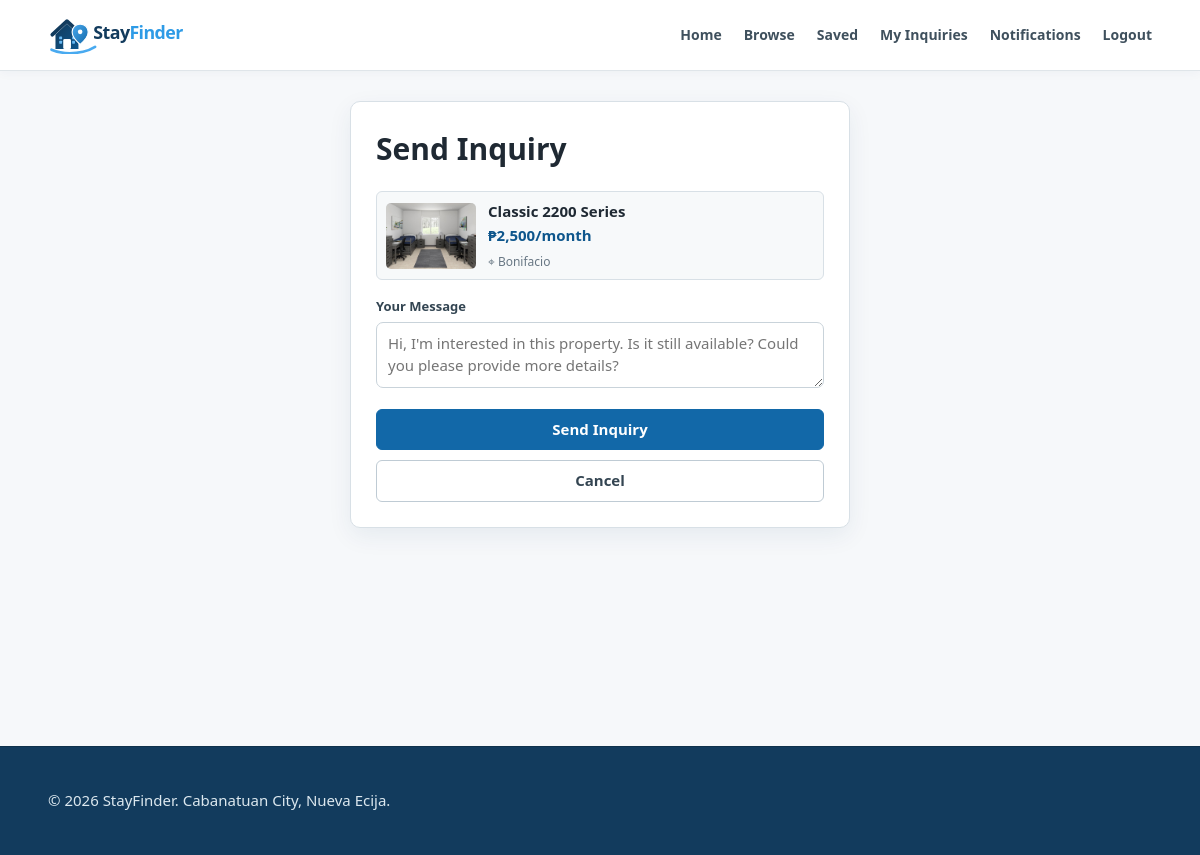
Screenshot of /inquiry.php?property_id=2 (signed in) with the database file from the repository.
### tables this page shows
CREATE TABLE `properties` (
  `id` int(10) UNSIGNED NOT NULL,
  `owner_id` int(10) UNSIGNED NOT NULL,
  `title` varchar(150) NOT NULL,
  `property_type` enum('apartment','dorm','boarding_house') NOT NULL,
  `location` varchar(255) NOT NULL,
  `price` decimal(10,2) NOT NULL,
  `capacity` int(10) UNSIGNED NOT NULL,
  `gender_preference` enum('female_only','male_only','mixed') NOT NULL,
  `electricity_included` tinyint(1) NOT NULL DEFAULT 0,
  `wifi_available` tinyint(1) NOT NULL DEFAULT 0,
  `curfew` tinyint(1) NOT NULL DEFAULT 0,
  `transportation` varchar(255) DEFAULT NULL,
  `rules` text DEFAULT NULL,
  `description` text DEFAULT NULL,
  `status` enum('pending','approved','rejected') NOT NULL DEFAULT 'pending',
  `availability_status` enum('available','unavailable') NOT NULL DEFAULT 'available',
  `created_at` timestamp NULL DEFAULT current_timestamp(),
  `updated_at` timestamp NULL DEFAULT current_timestamp() ON UPDATE current_timestamp(),
  `listing_expires_at` datetime DEFAULT NULL,
  `last_renewed_at` datetime DEFAULT NULL,
  `renewal_count` int(10) UNSIGNED NOT NULL DEFAULT 0
);

### config/app.php (called while the page is built, shortened)
<?php
function base_url(string $path = ''): string
{
    return BASE_URL . ($path !== '' ? '/' . ltrim($path, '/') : '');
}
function property_image_url(?string $storedPath): string
{
    $path = trim((string)$storedPath);
    $path = str_replace('\\', '/', $path);
    $path = ltrim($path, '/');
    $path = preg_replace('~^(?:\./)+~', '', $path) ?? $path;
    $absolute = dirname(__DIR__) . '/' . $path;
    return base_url($path);
}

### inquiry.php (the view, shortened to what this page needs)
<?php
require_once 'config/database.php'; require_once 'includes/auth.php'; require_once 'includes/csrf.php'; require_once 'includes/notifications.php';
$propertyId=filter_input(INPUT_GET,'property_id',FILTER_VALIDATE_INT); if(!$propertyId)exit('Invalid property.');
$stmt=$pdo->prepare("SELECT p.id,p.title,p.price,p.location,p.availability_status,(SELECT pi.image_path FROM property_images pi WHERE pi.property_id=p.id ORDER BY pi.id LIMIT 1) image_path FROM properties p WHERE p.id=? AND p.status='approved' AND (p.listing_expires_at IS NULL OR p.listing_expires_at > NOW()) AND p.availability_status='available' LIMIT 1"); $stmt->execute([$propertyId]); $property=$stmt->fetch();
$pageTitle='Send Inquiry - StayFinder'; require_once 'includes/header.php';
?>
<div class="auth-shell">
<div class="form-card">
    <h1 style="margin-top:0;">Send Inquiry</h1>
    <div class="inquiry-property">
        <?php if(!empty($property['image_path'])):?><img src="<?= property_image_url($property['image_path']) ?>" alt="Property photo"><?php endif; ?>
        <div><h3><?= htmlspecialchars($property['title'],ENT_QUOTES,'UTF-8') ?></h3><div class="price">₱<?= number_format((float)$property['price'],0) ?>/month</div><div class="location-line">⌖ <?= htmlspecialchars($property['location'],ENT_QUOTES,'UTF-8') ?></div></div>
    </div>
    <form method="post">
        <div class="form-group"><label for="message">Your Message</label><textarea id="message" name="message" required maxlength="2000" placeholder="Hi, I'm interested in this property. Is it still available? Could you please provide more details?"></textarea></div>
        <button type="submit" style="width:100%;">Send Inquiry</button>
    </form>
    <a class="secondary-button" style="width:100%;margin-top:10px;" href="property.php?id=<?= (int)$property['id'] ?>">Cancel</a>
</div>
</div>
<?php require_once 'includes/footer.php'; ?>

### assets/css/style.css (style rules this page uses)
:root { --navy:#123b5d;--blue:#1268a8;--blue2:#0e568c;--pale:#eef6fb;--ink:#1f2933;--muted:#687784;--line:#d8e0e6;--bg:#f7f8f9;--white:#fff;--green:#25864a;--red:#b43b3b;--amber:#9a6900 }
* { box-sizing:border-box }
html { scroll-behavior:smooth }
body { margin:0;font-family:"Segoe UI",Arial,sans-serif;background:var(--bg);color:var(--ink);font-size:15px;line-height:1.45 }
a { color:var(--blue);text-decoration:none }
button,input,select,textarea { font:inherit }
button { cursor:pointer }
.nav-button,.primary-button,button { display:inline-flex;align-items:center;justify-content:center;gap:6px;border:1px solid var(--blue);border-radius:6px;background:var(--blue);color:#fff!important;padding:9px 15px;font-weight:650;transition:background .15s,border-color .15s }
.secondary-button { display:inline-flex;align-items:center;justify-content:center;padding:9px 14px;border:1px solid #bfcbd4;border-radius:6px;background:#fff;color:#344552!important;font-weight:600 }
.card,.form-card,.filter-card,.property-detail { background:#fff;border:1px solid var(--line);border-radius:8px;box-shadow:none }
input,select,textarea { width:100%;padding:10px 11px;border:1px solid #c9d3da;border-radius:6px;background:#fff;color:var(--ink);outline:none }
.form-group { margin-bottom:15px }
.form-group label { display:block;font-size:13px;font-weight:650;color:#334552;margin:0 0 6px }
.price,.property-card .price-line { color:var(--blue2);font-weight:700 }
.location-line { color:var(--muted);font-size:12px;margin-top:6px }
.auth-shell { max-width:500px;margin:0 auto }
.form-card { max-width:560px;margin:0 auto;padding:25px }
.inquiry-property { display:flex;gap:12px;align-items:center;background:#f7f9fa;border:1px solid var(--line);border-radius:6px;padding:9px;margin-bottom:17px }
.inquiry-property img { width:90px;height:66px;border-radius:5px;object-fit:cover;background:#e8edf1 }
.inquiry-property h3 { margin:0 0 3px;font-size:15px }
:root { --navy:#123b5d; --blue:#1268a8; --blue2:#0e568c; --pale:#eef6fb; --ink:#1f2933; --muted:#687784; --line:#d8e0e6; --bg:#f6f8fa; --white:#fff; --green:#25864a; --red:#b43b3b; --amber:#9a6900; --shadow:0 8px 24px rgba(18,59,93,.07); }
body { background:var(--bg);color:var(--ink);font-family:"Segoe UI",Arial,sans-serif }
.card,.form-card,.filter-card,.property-detail { border-radius:10px;box-shadow:var(--shadow) }
.price,.property-card .price-line { color:var(--blue2) }
.location-line { color:var(--muted) }
input,select,textarea { border-radius:7px;border-color:#c9d3da }
.primary-button,button { border-radius:6px;background:var(--blue);box-shadow:none }
.secondary-button { border-radius:6px }

### rows the page displays
properties: title "Classic 2200 Series", price "2,500", location "Bonifacio"
